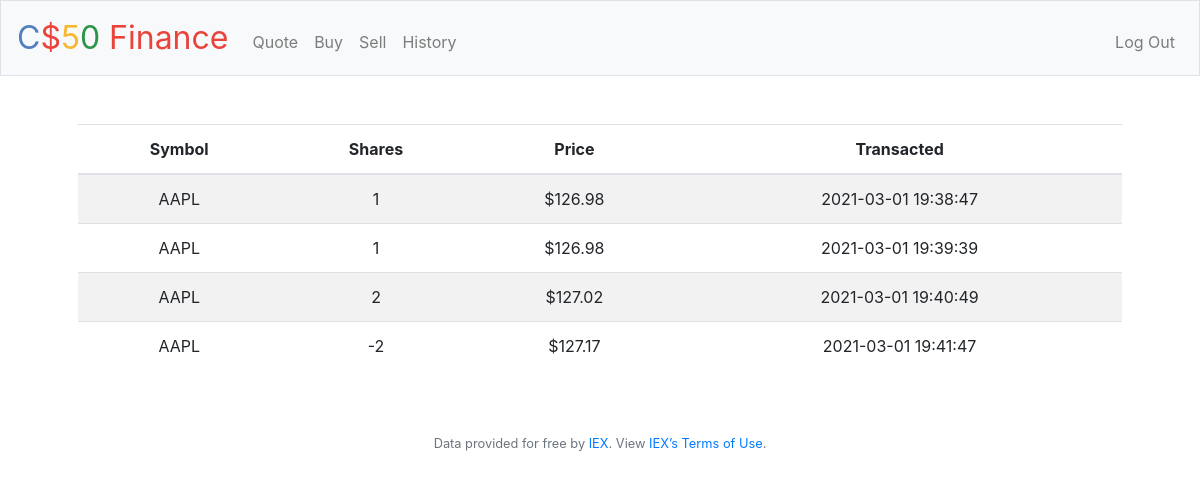
Screenshot of /history (signed in) with the database file from the repository.
### tables this page shows
CREATE TABLE "purchases" (id INTEGER UNIQUE, user_id INTEGER, symbol TEXT NOT NULL, shares INTEGER NOT NULL, price NUMERIC NOT NULL, time DATETIME DEFAULT CURRENT_TIMESTAMP, PRIMARY KEY(id));

### application.py (the view)
@app.route("/history")
@login_required
def history():
    rows = db.execute("SELECT symbol, shares, price, time FROM purchases WHERE user_id = ?", session["user_id"])
    return render_template("history.html", rows=rows)

### application.py (called while the page is built)
@app.after_request
def after_request(response):
    response.headers["Cache-Control"] = "no-cache, no-store, must-revalidate"
    response.headers["Expires"] = 0
    response.headers["Pragma"] = "no-cache"
    return response

### helpers.py (called while the page is built)
def login_required(f):
    @wraps(f)
    def decorated_function(*args, **kwargs):
        if session.get("user_id") is None:
            return redirect("/login")
        return f(*args, **kwargs)
    return decorated_function

def usd(value):
    return f"${value:,.2f}"

### templates/history.html (shortened to what this page needs)
{% extends "layout.html" %}
{% block main %}
    <table class="table table-striped">
        <thead>
            <tr>
                <th scope="col">Symbol</th>
                <th scope="col">Shares</th>
                <th scope="col">Price</th>
                <th scope="col">Transacted</th>
            </tr>
        </thead>
        <tbody>
            {% for row in rows %}
            <tr>
                <td>{{ row.symbol }}</td>
                <td>{{ row.shares }}</td>
                <td>{{ row.price | usd }}</td>
                <td>{{ row.time }}</td>
            </tr>
            {% endfor %}
        </tbody>
    </table>
{% endblock %}

### templates/layout.html (shortened to what this page needs)
<!DOCTYPE html>
<html lang="en">
    <head>
        <link rel="stylesheet" href="https://cdn.jsdelivr.net/npm/bootstrap@4.5.3/dist/css/bootstrap.min.css">
        <link href="/static/styles.css" rel="stylesheet">
    </head>
    <body>
        <nav class="navbar navbar-expand-md navbar-light bg-light border">
            <a class="navbar-brand" href="/"><span class="blue">C</span><span class="red">$</span><span class="yellow">5</span><span class="green">0</span> <span class="red">Finance</span></a>
            <div class="collapse navbar-collapse" id="navbar">
                {% if session.user_id %}
                    <ul class="navbar-nav mr-auto mt-2">
                        <li class="nav-item"><a class="nav-link" href="/quote">Quote</a></li>
                        <li class="nav-item"><a class="nav-link" href="/buy">Buy</a></li>
                        <li class="nav-item"><a class="nav-link" href="/sell">Sell</a></li>
                        <li class="nav-item"><a class="nav-link" href="/history">History</a></li>
                    </ul>
                    <ul class="navbar-nav ml-auto mt-2">
                        <li class="nav-item"><a class="nav-link" href="/logout">Log Out</a></li>
                    </ul>
                {% else %}
                    <ul class="navbar-nav ml-auto mt-2">
                        <li class="nav-item"><a class="nav-link" href="/register">Register</a></li>
                        <li class="nav-item"><a class="nav-link" href="/login">Log In</a></li>
                    </ul>
                {% endif %}
            </div>
        </nav>
        <main class="container p-5">
            {% block main %}{% endblock %}
        </main>
        <footer class="small text-center text-muted">
            Data provided for free by <a href="https://iextrading.com/developer">IEX</a>. View <a href="https://iextrading.com/api-exhibit-a/">IEX’s Terms of Use</a>.
        </footer>
    </body>
</html>

### static/styles.css (style rules this page uses)
nav .navbar-brand { font-size: xx-large; }
nav .navbar-brand .blue { color: #537fbe; }
nav .navbar-brand .red { color: #ea433b; }
nav .navbar-brand .yellow { color: #f5b82e; }
nav .navbar-brand .green { color: #2e944b; }
main { overflow-x: auto; text-align: center; }

### rows the page displays
purchases: symbol "AAPL", shares "1", price "$126.98", time "2021-03-01 19:38:47"
purchases: symbol "AAPL", shares "1", price "$126.98", time "2021-03-01 19:39:39"
purchases: symbol "AAPL", shares "2", price "$127.02", time "2021-03-01 19:40:49"
purchases: symbol "AAPL", shares "-2", price "$127.17", time "2021-03-01 19:41:47"
